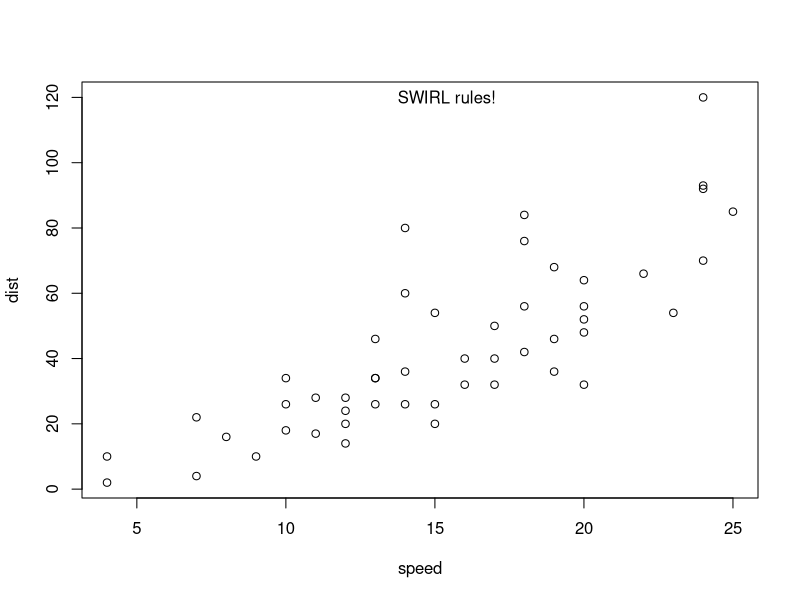

Reproduce this figure in R. (Note: this script raises an error after producing the figure.)
rm(list = ls())

1

4

3

head(cars)

with(cars, plot(speed, dist))

text(x = mean(cars$speed), y = max(cars$dist), "SWIRL rules!")

head(state)

table(state$region)

xyplot(Life.Exp ~ Income | region, data = state, layout = c(4, 1))

1

xyplot(Life.Exp ~ Income | region, data = state, layout = c(2, 2))

head(mpg)

dim(mpg)

table(mpg$model)

qplot(displ, hwy, data = mpg)

4

2

3

4

4

1

2

2

doanthevu1910@gmail.com
NTggIKXeHf66AvWU
